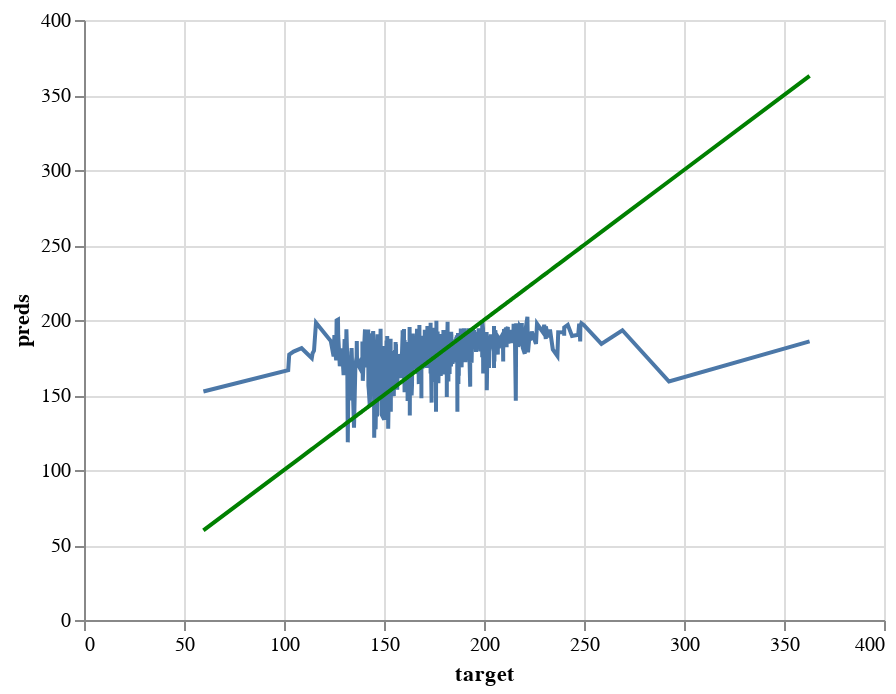

Notebook source saved alongside this figure:
### Code cell
perfect = alt.Chart(pd.DataFrame({'target': y_test, 'preds': y_test})).mark_line(color='green').encode(
    x='target',
    y='preds'
)

pred_chart = alt.Chart(pd.DataFrame({'target': y_test, 'preds': y_preds_test})).mark_line().encode(
    x='target',
    y='preds'
  )

pred_chart + perfect

### Figure 1 — Vega-Lite specification as saved in the notebook (floating-point values rounded to 4 significant figures; data arrays with more than 128 entries replaced by an {"elided": "..."} marker saying what was removed)
{"config": {"view": {"continuousWidth": 400, "continuousHeight": 300}}, "layer": [{"data": {"name": "data-426e4272e47e385919baa95664cc5f33"}, "mark": "line", "encoding": {"x": {"field": "target", "type": "quantitative"}, "y": {"field": "preds", "type": "quantitative"}}}, {"data": {"name": "data-325359e573684d5da4db6a7c05ccc135"}, "mark": {"type": "line", "color": "green"}, "encoding": {"x": {"field": "target", "type": "quantitative"}, "y": {"field": "preds", "type": "quantitative"}}}], "$schema": "https://vega.github.io/schema/vega-lite/v4.17.0.json", "datasets": {"data-426e4272e47e385919baa95664cc5f33": {"elided": "609 records"}, "data-325359e573684d5da4db6a7c05ccc135": {"elided": "609 records"}}}
